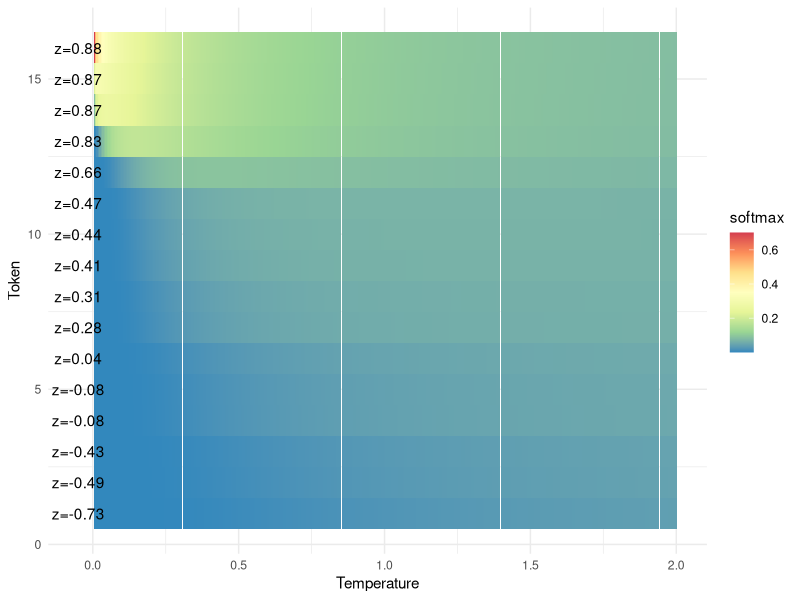

This figure's R source:
## ---- chunk 1
#| echo: False
#| message: false
#| warning: false
#| fig-cap: The effect of the temperature parameter on the softmax-output for a given input. The x-axis represents the temperature, the y-axis represents the token-position and the color represents the probability of the token.
#| fig-alt: A heatmap illustrating the effect of the temperature parameter on the softmax-output for a given input. The x-axis represents the temperature, the y-axis represents the token-position and the color represents the probability of the token.
#| fig-width: 8
#| fig-height: 4
#| fig-dpi: 300
#| fig-align: center
#| classes: .enlarge-onhover
#| label: fig-temp
library(ggplot2)
library(dplyr)
library(tidyr)
library(purrr)

set.seed(42)

calc_softmax = function( z, temp ) {
    exp_z = exp( z / temp )
    return( exp_z / sum(exp_z) )
}

z = sort(runif(16, -1, 1))

tibble(
    temp = seq(0.005,2,.005),
    softmax = map(temp, ~calc_softmax(z, .)),
) %>% 
  unnest_longer(softmax) %>% 
  mutate(z = rep(seq_along(z), length.out = length(temp)),
         temp = temp) %>% 
  ggplot(aes(x=temp, y=z)) +
  geom_tile(aes(fill = softmax)) +
  geom_text(data = tibble(z = paste0('z=', round(z, 2)),
                          x = -.05,
                          y = seq_along(z)),
            aes(x=x, y=y, label = z)) +
  labs(y = 'Token', x = 'Temperature') +
  theme_minimal() +
  scale_fill_distiller(palette = "Spectral", direction=-1)

